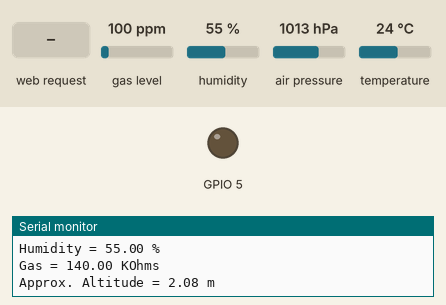
Recording of a sketch running on a simulated ESP32. On the bench: output pins drawn as LEDs (lit = HIGH), the last lines printed to the serial monitor. Inputs (shaded band) come from the test bench; at power-on: gas level 100 ppm, humidity 55 %, air pressure 1013 hPa, temperature 24 °C. WiFi joins after 1.5 s; servers stay silent unless stated.

Above: at 2.7 s.
2.8 s: HTTP request GET /H received
At 4.8 s:
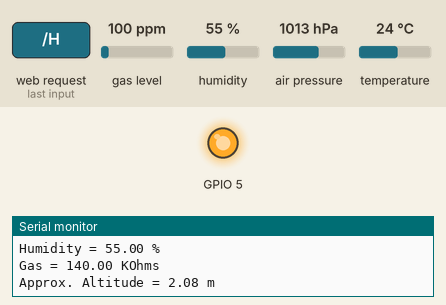
5.1 s: HTTP request GET /L received
At 6.2 s:
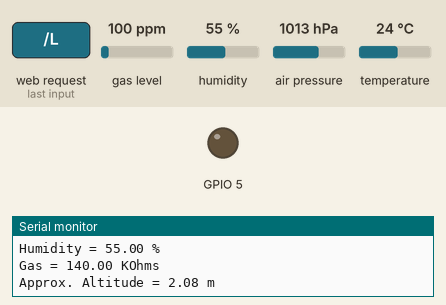
Timing chart, 0 to 8.1 s (numbered marks = the images above; inputs shaded):
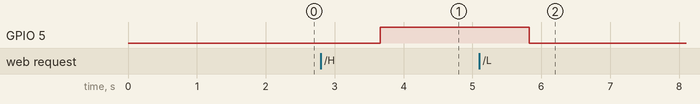

The sketch:

bmeWiFi.ino
```cpp
#include <WiFi.h>
#include <Wire.h>
#include <SPI.h>
#include <Adafruit_Sensor.h>
#include "Adafruit_BME680.h"

#define BME_SCK 22
#define BME_SDA 21

#define SEALEVELPRESSURE_HPA (1013.25)

const char* ssid = "EECS-MTL-RLE";
const char* password = "";

WiFiServer server(80);

Adafruit_BME680 bme; // I2C

void setup() {
  Serial.begin(115200);
  pinMode(5, OUTPUT);
  while (!Serial);
  Serial.print("Connecting to ");
  Serial.println(ssid);
  WiFi.begin(ssid, password);

  while (WiFi.status() != WL_CONNECTED){
    delay(500);
    Serial.print(".");
  }
  Serial.println("");
  Serial.println("WiFi connected.");
  Serial.println("IP address: ");
  Serial.println(WiFi.localIP());

  server.begin();

  Serial.println(F("BME680 test"));

  if (!bme.begin()) {
    Serial.println("Could not find a valid BME680 sensor, check wiring!");
    while (1);
  }

  // Set up oversampling and filter initialization
  bme.setTemperatureOversampling(BME680_OS_8X);
  bme.setHumidityOversampling(BME680_OS_2X);
  bme.setPressureOversampling(BME680_OS_4X);
  bme.setIIRFilterSize(BME680_FILTER_SIZE_3);
  bme.setGasHeater(320, 150); // 320*C for 150 ms
}

void loop() {
  WiFiClient client = server.available();   // listen for incoming clients

  if (client) {                             // if you get a client,
    Serial.println("New Client.");           // print a message out the serial port
    String currentLine = "";                // make a String to hold incoming data from the client
    while (client.connected()) {            // loop while the client's connected
      if (client.available()) {             // if there's bytes to read from the client,
        char c = client.read();             // read a byte, then
        Serial.write(c);                    // print it out the serial monitor
        if (c == '\n') {                    // if the byte is a newline character

          // if the current line is blank, you got two newline characters in a row.
          // that's the end of the client HTTP request, so send a response:
          if (currentLine.length() == 0) {
            // HTTP headers always start with a response code (e.g. HTTP/1.1 200 OK)
            // and a content-type so the client knows what's coming, then a blank line:
            client.println("HTTP/1.1 200 OK");
            client.println("Content-type:text/html");
            client.println();

            // the content of the HTTP response follows the header:
            client.print("Click <a href=\"/H\">here</a> to turn the LED on pin 5 on.<br>");
            client.print("Click <a href=\"/L\">here</a> to turn the LED on pin 5 off.<br>");

            // The HTTP response ends with another blank line:
            client.println();
            // break out of the while loop:
            break;
          } else {    // if you got a newline, then clear currentLine:
            currentLine = "";
          }
        } else if (c != '\r') {  // if you got anything else but a carriage return character,
          currentLine += c;      // add it to the end of the currentLine
        }

        // Check to see if the client request was "GET /H" or "GET /L":
        if (currentLine.endsWith("GET /H")) {
          digitalWrite(5, HIGH);               // GET /H turns the LED on
        }
        if (currentLine.endsWith("GET /L")) {
          digitalWrite(5, LOW);                // GET /L turns the LED off
        }
      }
    }
    // close the connection:
    client.stop();
    Serial.println("Client Disconnected.");
  }
  if (! bme.performReading()) {
    Serial.println("Failed to perform reading :(");
    return;
  }
  Serial.print("Temperature = ");
  Serial.print(bme.temperature);
  Serial.println(" *C");

  Serial.print("Pressure = ");
  Serial.print(bme.pressure / 100.0);
  Serial.println(" hPa");

  Serial.print("Humidity = ");
  Serial.print(bme.humidity);
  Serial.println(" %");

  Serial.print("Gas = ");
  Serial.print(bme.gas_resistance / 1000.0);
  Serial.println(" KOhms");

  Serial.print("Approx. Altitude = ");
  Serial.print(bme.readAltitude(SEALEVELPRESSURE_HPA));
  Serial.println(" m");

  Serial.println();
  delay(2000);

}
```

Measured:
- after the input at 2.8 s, GPIO 5: LOW → HIGH after 0.86 s
- after the input at 5.1 s, GPIO 5: HIGH → LOW after 0.72 s
